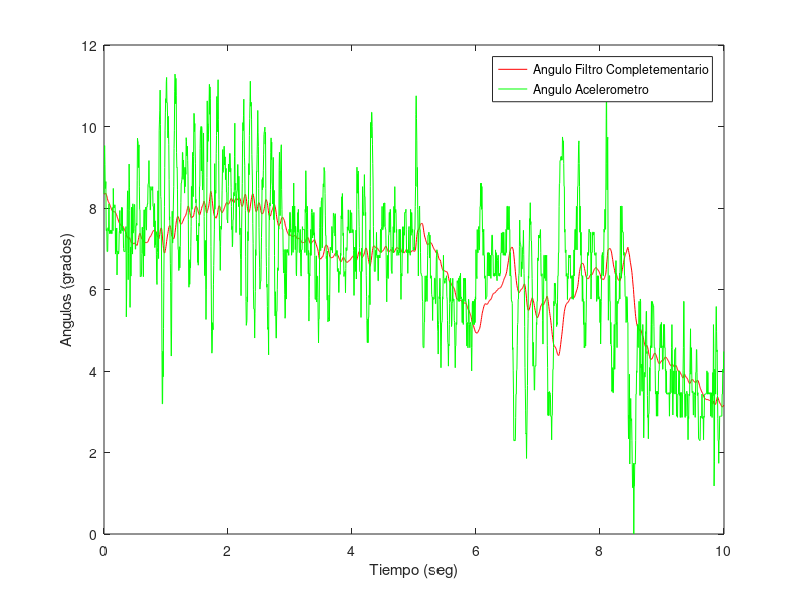
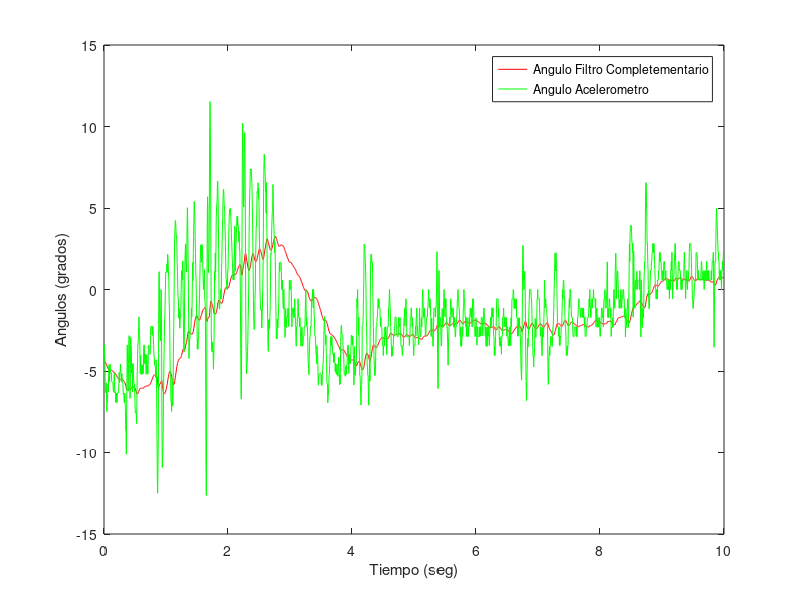

MATLAB code to generate these figures, in order:
[tiempo,AcX,AcY] = textread ('FiltroCom.txt', "%f %f %f ");
[tiempo,AX,AY] = textread ('SinFiltro.txt', "%f %f %f ");
figure(1)
plot(tiempo,AcX,'r',tiempo,AX,'g')
ylabel("Angulos (grados)")
xlabel("Tiempo (seg)")
legend('Angulo Filtro Completementario','Angulo Acelerometro')
figure(2)

plot(tiempo,AcY,'r',tiempo,AY,'g')
ylabel("Angulos (grados)")
xlabel("Tiempo (seg)")
legend('Angulo Filtro Completementario','Angulo Acelerometro')